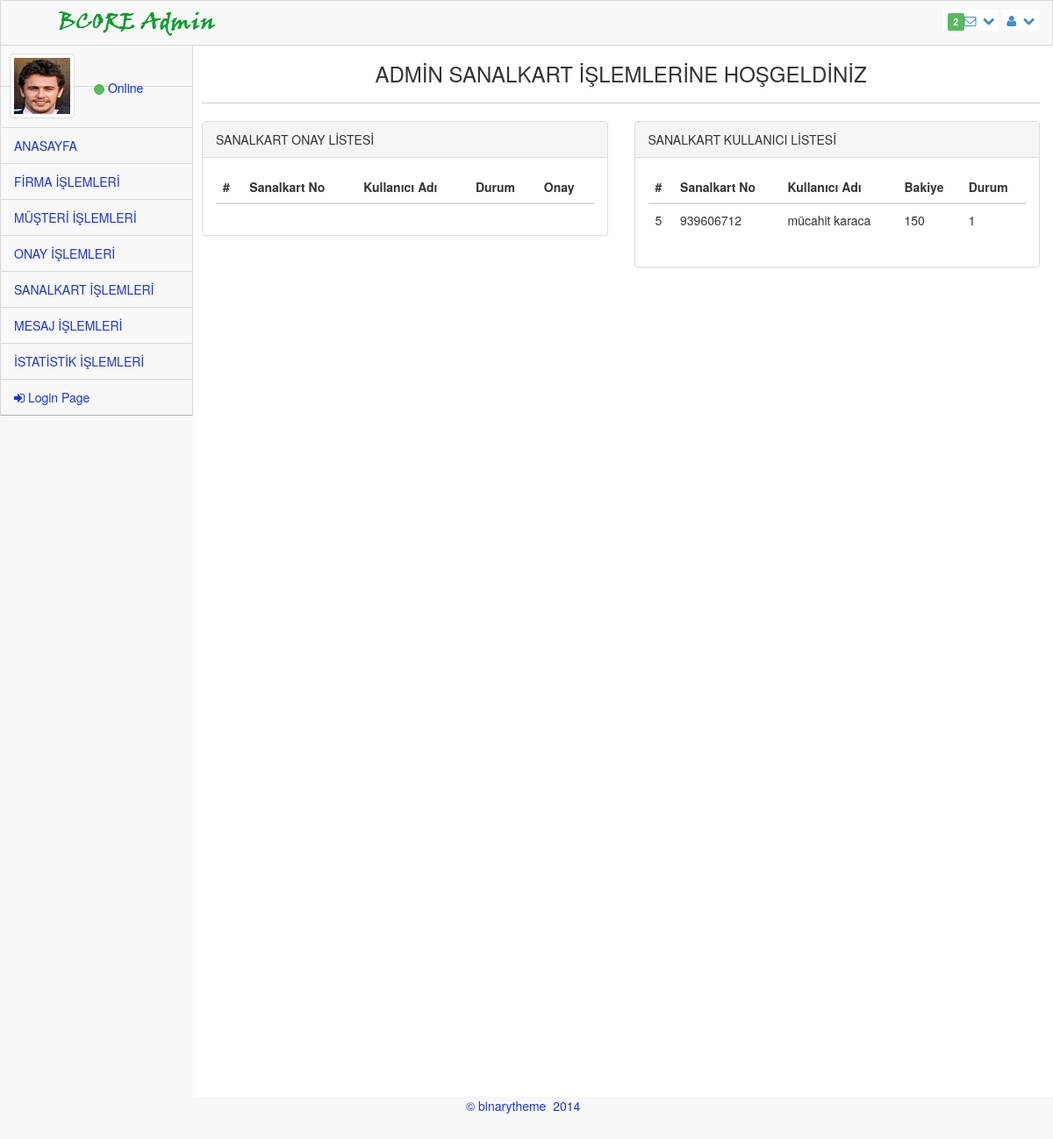
/admin_ana/admin_sanalkart.php, run on the app's committed database.
### tables this page shows
CREATE TABLE `sanalkart` (
  `sanalkart_id` int(11) NOT NULL,
  `sanalkart_no` varchar(9) NOT NULL,
  `sanalkart_kullanici` varchar(50) NOT NULL,
  `sanalkart_bakiye` int(11) NOT NULL,
  `sanalkart_puan` int(11) NOT NULL,
  `sanalkart_durum` varchar(1) NOT NULL DEFAULT '0'
);

### admin_ana/admin_sanalkart.php (the view, shortened to what this page needs)
<?php require_once("../baglan.php"); ?>
<!DOCTYPE html>
 <html lang="tr">
<head>
    <link rel="stylesheet" href="assets/plugins/bootstrap/css/bootstrap.css" />
    <link rel="stylesheet" href="assets/css/main.css" />
    <link rel="stylesheet" href="assets/css/theme.css" />
    <link rel="stylesheet" href="assets/css/MoneAdmin.css" />
    <link rel="stylesheet" href="assets/plugins/Font-Awesome/css/font-awesome.css" />
</head>
<body class="padTop53 " >
    <div id="wrap">
        <div id="top">
            <nav class="navbar navbar-inverse navbar-fixed-top " style="padding-top: 10px;">
                <header class="navbar-header">
                    <a href="index.php" class="navbar-brand">
                    <img src="assets/img/logo.png" alt="" /></a>
                </header>
                <ul class="nav navbar-top-links navbar-right">
                    <li class="dropdown">
                        <a class="dropdown-toggle" data-toggle="dropdown" href="#">
                            <span class="label label-success">2</span><i class="icon-envelope-alt"></i>&nbsp; <i class="icon-chevron-down"></i>
                        </a>
                    </li>
                    <li class="dropdown">
                        <a class="dropdown-toggle" data-toggle="dropdown" href="#">
                            <i class="icon-user "></i>&nbsp; <i class="icon-chevron-down "></i>
                        </a>
                    </li>
                </ul>
            </nav>
        </div>
       <div id="left">
                <div class="media user-media well-small">
                    <a class="user-link" href="#">
                        <img class="media-object img-thumbnail user-img" alt="User Picture" src="assets/img/user.gif" />
                    </a>
                    <br />
                    <div class="media-body">
                        <h5 class="media-heading" style="font-weight: inherit; text-transform: capitalize; font-size: 16px;">
                        </h5>
                        <ul class="list-unstyled user-info">
                            <li>
                                 <a class="btn btn-success btn-xs btn-circle" style="width: 10px;height: 12px;"></a> Online
                            </li>
                        </ul>
                    </div>
                    <br />
                </div>
          <ul id="menu" class="collapse">
                <li class="panel">
                    <a href="index.php" data-parent="#menu" data-toggle="collapse" class="accordion-toggle" data-target="#blank-nav">
                        ANASAYFA
                    </a>
                </li>
                <li class="panel">
                    <a href="admin_firma.php" data-parent="#menu" data-toggle="collapse" class="accordion-toggle" data-target="#blank-nav1">
                        FİRMA İŞLEMLERİ
                    </a>
                </li>
                <li class="panel">
                    <a href="admin_kullanıcı.php" data-parent="#menu" data-toggle="collapse" class="accordion-toggle" data-target="#blank-nav2">
                        MÜŞTERİ İŞLEMLERİ
                    </a>
                </li>
                <li class="panel">
                    <a href="admin_onay.php" data-parent="#menu" data-toggle="collapse" class="accordion-toggle" data-target="#blank-nav3">
                        ONAY İŞLEMLERİ
                    </a>
                </li>
                <li class="panel">
                    <a href="admin_sanalkart.php" data-parent="#menu" data-toggle="collapse" class="accordion-toggle" data-target="#blank-nav3">
                        SANALKART İŞLEMLERİ
                    </a>
                </li>
                <li class="panel">
                    <a href="admin_mailbox.php" data-parent="#menu" data-toggle="collapse" class="accordion-toggle" data-target="#blank-nav4">
                        MESAJ İŞLEMLERİ
                    </a>
                </li>
                <li class="panel">
                    <a href="admin_istatistik.php" data-parent="#menu" data-toggle="collapse" class="accordion-toggle" data-target="#blank-nav5">
                        İSTATİSTİK İŞLEMLERİ
                    </a>
                </li>
                <li><a href="cikis.php"><i class="icon-signin"></i> Login Page </a></li>
             </ul>
        </div>
        <div id="content">
            <div class="inner" style="min-height:1200px;">
                <div class="row">
                    <div class="col-lg-12 text-center">
                        <h3>ADMİN SANALKART İŞLEMLERİNE HOŞGELDİNİZ</h3>
                    </div>
                </div>
                <hr />
                <div class="row">
                <div class="col-lg-6">
                    <div class="panel panel-default">
                        <div class="panel-heading">
                            SANALKART ONAY LİSTESİ
                        </div>
                        <div class="panel-body">
                            <div class="table-responsive">
                                <form action="" method="post">
                                <table class="table table-hover">
                                    <thead>
                                        <tr>
                                            <th>#</th>
                                            <th>Sanalkart No</th>
                                            <th>Kullanıcı Adı</th>
                                            <th>Durum</th>
                                            <th>Onay</th>
                                        </tr>
                                    </thead>
                                </table>
                                </form>
                            </div>
                        </div>
                    </div>
                </div>
                <div class="col-lg-6">
                    <div class="panel panel-default">
                        <div class="panel-heading">
                            SANALKART KULLANICI LİSTESİ
                        </div>
                        <div class="panel-body">
                            <div class="table-responsive">
                                <table class="table table-hover">
                                    <thead>
                                        <tr>
                                            <th>#</th>
                                            <th>Sanalkart No</th>
                                            <th>Kullanıcı Adı</th>
                                            <th>Bakiye</th>
                                            <th>Durum</th>
                                        </tr>
                                    </thead>
                                    <?php
                                        $veri= $db->query("SELECT * FROM sanalkart where sanalkart_durum='1' ", PDO::FETCH_ASSOC);
                                            foreach($veri as $row){
                                    ?>
                                    <tbody>
                                        <tr>
                                            <td><?php echo $row['sanalkart_id'] ?></td>
                                            <td><?php echo $row['sanalkart_no'] ?></td>
                                            <td><?php echo $row['sanalkart_kullanici'] ?></td>
                                            <td><?php echo $row['sanalkart_bakiye'] ?></td>
                                            <td><?php echo $row['sanalkart_durum'] ?></td>
                                        </tr>
                                    </tbody>
                                    <?php
                                    }
                                    ?>
                                </table>
                            </div>
                        </div>
                    </div>
                </div>
            </div>
            </div>
    </div>
    <div id="footer">
        <p>&copy;  binarytheme &nbsp;2014 &nbsp;</p>
    </div>
</body>
</html>

### admin_ana/assets/css/main.css (style rules this page uses)
#wrap { margin: 0 auto; }
#footer { height: 48px; background-color: #222222; }
@media (min-width: 768px) { html, body { height: 100%; } }
@media (min-width: 768px) { #wrap { height: auto !important; height: 100%; min-height: 100%; padding: 0 0 48px; margin-bottom: -48px; } }
body.padTop53 { padding-top: 75px; overflow: visible; }
@media (min-width: 802px) { body.padTop53 { padding-top: 51px; } }
#wrap:before, #top:before, .head:before, #footer:before, #wrap:after, #top:after, .head:after, #footer:after { display: table; content: " "; }
#wrap:after, #top:after, .head:after, #footer:after { clear: both; }
#wrap { background-color: #f8f8f8; }
@media (min-width: 768px) { #left { position: relative; float: left; width: 100px; } }
@media (min-width: 768px) { #content { margin-left: 100px; } }
@media (min-width: 768px) { #left { margin-bottom: -10px; } }
@media (min-width: 992px) { #left { width: 220px; } }
@media (min-width: 992px) { #content { margin-left: 220px; } }
#top .navbar { margin-bottom: 0; border:1px solid rgb(216, 215, 215); background-color:#f8f8f8; }
#top .navbar-brand { padding: 0; }
.user-media { display: none; color:#0029FF; border-right:1px solid rgb(216, 215, 215); border-left:1px solid rgb(216, 215, 215); }
@media (min-width: 768px) { .user-media { display: block; } }
@media (min-width: 768px) { .user-media .media-body { display: none; } }
@media (min-width: 768px) { .user-media .user-link { position: relative; display: block; margin-right: auto; margin-left: auto; } }
@media (min-width: 768px) { .user-media .user-link .user-img { margin: 10px auto; } }
@media (min-width: 992px) { .user-media .user-link { float: left; } }
@media (min-width: 992px) { .user-media .user-link .user-img { margin: 10px; } }
@media (min-width: 992px) { .user-media .media-body { display: block; float: left; margin-left: 12px; } }
@media (min-width: 992px) { .user-media .media-body h5.media-heading { font-size: 18px; padding-top: 8px; margin-bottom: 11px; color: #050505; font-weight: bolder; } }
#menu { position: relative; overflow: hidden; border-right:1px solid rgb(216, 215, 215); border-left:1px solid rgb(216, 215, 215); background-color:#f8f8f8; border-bottom: 1px solid rgba(0, 0, 0, 0.3); -webkit-box-shadow: 0 1px 0 rgba(255, 255, 255, 0.05); box-shadow: 0 1px 0 rgba(255, 255, 255, 0.05); }
#menu, #menu ul { padding: 0; margin: 0; list-style: none; }
@media (min-width: 768px) { #menu.collapse { display: inherit !important; } }
#menu > li { position: relative; display: block; margin: 0; border-width: 0; border-radius: 0; }
#menu > li > a { position: relative; display: block; padding: 10px 15px; color: #1933EC; border-top:1px solid rgb(216, 215, 215); }
#menu > li.panel { background-color: transparent; }
#menu li > a { text-decoration: none; }
@media (min-width: 768px) { .mini-sidebar #menu > li > a, #menu > li > a { text-align: center; } }
@media (min-width: 768px) { .mini-sidebar #menu > li > a > i, #menu > li > a > i { display: block; font-size: 20px; } }
@media (min-width: 768px) { #menu:after, .mini-sidebar #menu:after { position: absolute; top: 0; right: 0; bottom: 0; left: 0; display: block; width: 0; -webkit-box-shadow: 97px 1px 5px 2px rgba(0, 0, 0, 0.6); box-shadow: 97px 1px 5px 2px rgba(0, 0, 0, 0.6); } }
@media (min-width: 992px) { #menu > li > a { text-align: left; } }
@media (min-width: 992px) { #menu > li > a > i { display: inline; font-size: 14px; } }
@media (min-width: 992px) { #menu:after { -webkit-box-shadow: 217px 1px 5px 2px rgba(0, 0, 0, 0.6); box-shadow: 217px 1px 5px 2px rgba(0, 0, 0, 0.6); } }
#content { -webkit-transition: margin 0.4s; transition: margin 0.4s; }
.inner { position: relative; min-height: 1px; padding-right: 15px; padding-left: 10px; background: #fff; border: 0px solid #e4e4e4; min-height:1200px; }
@media (min-width: 768px) { .inner { float: left; width: 100%; } }
.inner .row { margin-right: -15px; margin-left: -15px; }
#footer { margin: 0 auto; color: #1933EC; background-color:#f8f8f8; border:1px solid rgb(216, 215, 215); }
#footer p { padding: 12px 0 0; text-align: center; }
.btn-circle { width: 40px; height: 40px; padding: 8px 10px; border-radius: 500px; }
.btn-circle.btn-xs { width: 20px; height: 20px; padding: 0 5px; }
.inner hr { margin-top: 10px; border-top-color: #ccc; }

### data on the page
sanalkart: sanalkart_id "5", sanalkart_no "939606712", sanalkart_kullanici "mücahit karaca", sanalkart_bakiye "150", sanalkart_durum "1"
